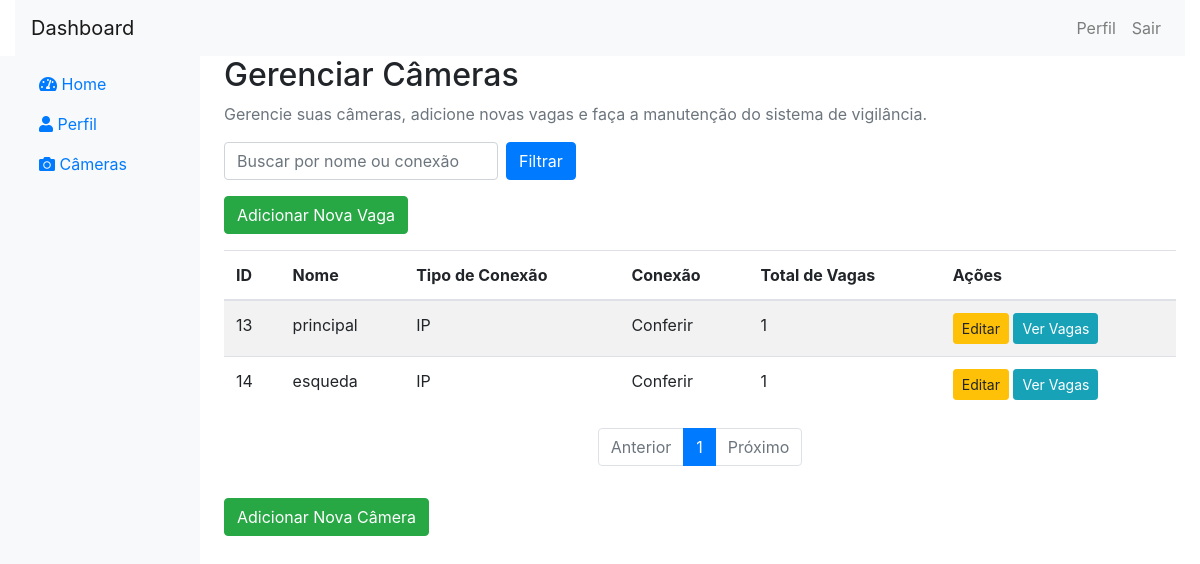
The page /cameras/cameras.php (signed in) on the database its author committed.
### tables this page shows
CREATE TABLE `cameras` (
  `id` bigint NOT NULL AUTO_INCREMENT,
  `name` varchar(100) DEFAULT NULL,
  `conexao_type` varchar(40) DEFAULT NULL,
  `conexao` varchar(250) DEFAULT NULL,
  `fk_user` bigint NOT NULL,
  `state` tinyint DEFAULT NULL,
  PRIMARY KEY (`id`),
  KEY `cameras_users_FK` (`fk_user`),
  CONSTRAINT `cameras_users_FK` FOREIGN KEY (`fk_user`) REFERENCES `users` (`id`)
);

### includes/dao/CamerasDAO.php (called while the page is built, shortened)
<?php
class CamerasDAO
{
    private $pdo;
    public function __construct($pdo) {
        $this->pdo = $pdo;
    }
    public function getCameras($user_id, $page = 1, $limit = 10, $filter = '')
    {
        $offset = ($page - 1) * $limit;
        $sql = "SELECT * FROM cameras WHERE fk_user = :user_id AND (name LIKE :filter OR conexao LIKE :filter) LIMIT :offset, :limit";
        $stmt = $this->pdo->prepare($sql);
        $stmt->bindValue(':user_id', $user_id, PDO::PARAM_INT);
        $stmt->bindValue(':filter', "%$filter%", PDO::PARAM_STR);
        $stmt->bindValue(':offset', $offset, PDO::PARAM_INT);
        $stmt->bindValue(':limit', $limit, PDO::PARAM_INT);
        $stmt->execute();
        return $stmt->fetchAll(PDO::FETCH_ASSOC);
    }
    public function countCameras($user_id, $filter = '')
    {
        $sql = "SELECT COUNT(*) FROM cameras WHERE fk_user = :user_id AND (name LIKE :filter OR conexao LIKE :filter)";
        $stmt = $this->pdo->prepare($sql);
        $stmt->bindValue(':user_id', $user_id, PDO::PARAM_INT);
        $stmt->bindValue(':filter', "%$filter%", PDO::PARAM_STR);
        $stmt->execute();
        return $stmt->fetchColumn();
    }
}

### includes/dao/VagasDAO.php (called while the page is built, shortened)
<?php
class VagasDAO
{
    private $pdo;
    public function __construct($pdo)
    {
        $this->pdo = $pdo;
    }
    public function countVagasByCamera($camera_id)
    {
        $sql = "SELECT COUNT(*) FROM vacancies WHERE fk_camera = :camera_id";
        $stmt = $this->pdo->prepare($sql);
        $stmt->bindParam(':camera_id', $camera_id);
        $stmt->execute();
        return $stmt->fetchColumn();
    }
}

### cameras/cameras.php (the view, shortened to what this page needs)
<?php
require_once '../includes/db.php';
require_once '../includes/dao/CamerasDAO.php';
require_once '../includes/dao/VagasDAO.php';
$user_id = $_SESSION['user_id'];
$camerasDAO = new CamerasDAO($pdo);
$vagasDAO = new VagasDAO($pdo);
$page = isset($_GET['page']) ? (int)$_GET['page'] : 1;
$limit = 10;
$filter = isset($_GET['filter']) ? $_GET['filter'] : '';
$cameras = $camerasDAO->getCameras($user_id, $page, $limit, $filter);
$total_cameras = $camerasDAO->countCameras($user_id, $filter);
$total_pages = ceil($total_cameras / $limit);
?>
<!DOCTYPE html>
<html lang="pt-br">
<head>
    <link href="https://cdn.jsdelivr.net/npm/bootstrap@4.5.2/dist/css/bootstrap.min.css" rel="stylesheet">
    <link href="https://cdnjs.cloudflare.com/ajax/libs/font-awesome/5.15.1/css/all.min.css" rel="stylesheet">
</head>
<body>
    <div class="container-fluid">
        <?php include('../includes/components/header.php'); ?>
        <div class="row">
            <?php include('../includes/components/sidebar.php'); ?>
            <main role="main" class="col-md-9 ml-sm-auto col-lg-10 px-4">
                <h2>Gerenciar Câmeras</h2>
                <p class="text-muted">
                    Gerencie suas câmeras, adicione novas vagas e faça a manutenção do sistema de vigilância.
                </p>
                <form action="../cameras/cameras" method="get" class="form-inline mb-3">
                    <input type="text" class="form-control mr-2" name="filter" placeholder="Buscar por nome ou conexão" value="<?php echo htmlspecialchars($filter); ?>">
                    <button type="submit" class="btn btn-primary">Filtrar</button>
                </form>
                <?php if ($total_cameras > 0): ?>
                    <a href="../cameras/add_vaga" class="btn btn-success mb-3">Adicionar Nova Vaga</a>
                <?php else: ?>
                    <div class="alert alert-warning mb-3">Nenhuma câmera cadastrada. Adicione uma câmera antes de adicionar vagas.</div>
                <?php endif; ?>
                <table class="table table-striped">
                    <thead>
                        <tr>
                            <th>ID</th>
                            <th>Nome</th>
                            <th>Tipo de Conexão</th>
                            <th>Conexão</th>
                            <th>Total de Vagas</th>
                            <th>Ações</th>
                        </tr>
                    </thead>
                    <tbody>
                        <?php foreach ($cameras as $camera):
                            $total_vagas = $vagasDAO->countVagasByCamera($camera['id']);
                        ?>
                            <tr id="cameraRow<?php echo $camera['id']; ?>">
                                <td><?php echo $camera['id']; ?></td>
                                <td><?php echo htmlspecialchars($camera['name']); ?></td>
                                <td><?php echo htmlspecialchars($camera['conexao_type']); ?></td>
                                <td>
                                    <span class="conexao-text" data-toggle="modal" data-target="#modalConexao<?php echo $camera['id']; ?>">
                                        Conferir
                                    </span>
                                </td>
                                <td><?php echo $total_vagas; ?></td>
                                <td>
                                    <a href="edit_camera?id=<?php echo $camera['id']; ?>" class="btn btn-warning btn-sm">Editar</a>
                                    <a href="view_vagas?camera_id=<?php echo $camera['id']; ?>" class="btn btn-info btn-sm">Ver Vagas</a>
                                </td>
                            </tr>
                        <?php endforeach; ?>
                    </tbody>
                </table>
                <nav aria-label="Page navigation">
                    <ul class="pagination justify-content-center">
                        <li class="page-item <?php echo ($page <= 1) ? 'disabled' : ''; ?>">
                            <a class="page-link" href="?page=<?php echo ($page - 1); ?>&filter=<?php echo htmlspecialchars($filter); ?>">Anterior</a>
                        </li>
                        <?php for ($i = 1; $i <= $total_pages; $i++): ?>
                            <li class="page-item <?php echo ($i == $page) ? 'active' : ''; ?>">
                                <a class="page-link" href="?page=<?php echo $i; ?>&filter=<?php echo htmlspecialchars($filter); ?>"><?php echo $i; ?></a>
                            </li>
                        <?php endfor; ?>
                        <li class="page-item <?php echo ($page >= $total_pages) ? 'disabled' : ''; ?>">
                            <a class="page-link" href="?page=<?php echo ($page + 1); ?>&filter=<?php echo htmlspecialchars($filter); ?>">Próximo</a>
                        </li>
                    </ul>
                </nav>
                <a href="../cameras/add_camera" class="btn btn-success mt-3">Adicionar Nova Câmera</a>
            </main>
        </div>
    </div>
</body>
</html>

### cameras/cameras.php (style rules this page uses)
.conexao-text { white-space: nowrap; overflow: hidden; text-overflow: ellipsis; max-width: 200px; cursor: pointer; }

### rows shown on the page
cameras: id "13", name "principal", conexao_type "IP", total_vagas "1"
cameras: id "14", name "esqueda", conexao_type "IP", total_vagas "1"
